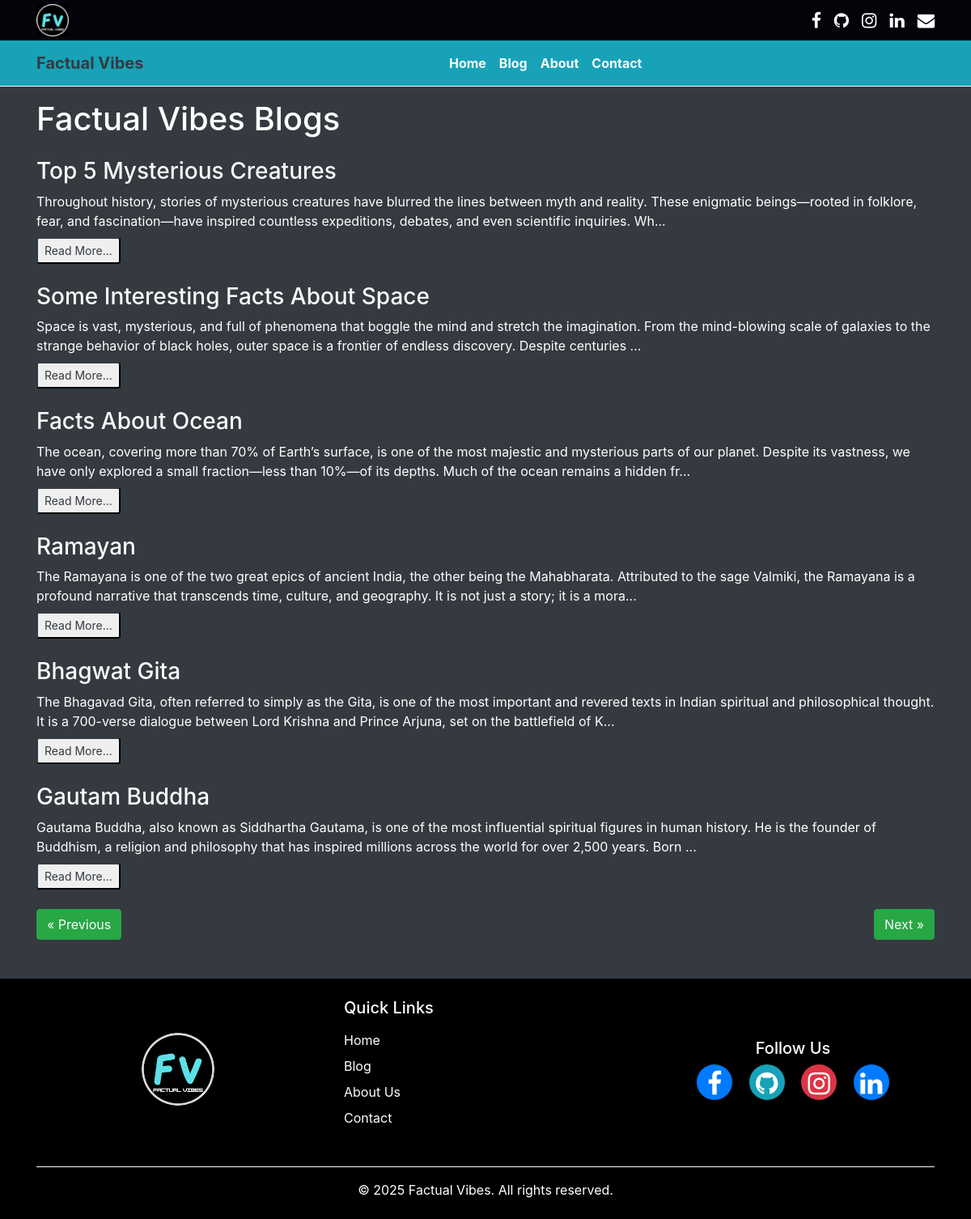
The page /blog/ on the database as committed earlier.
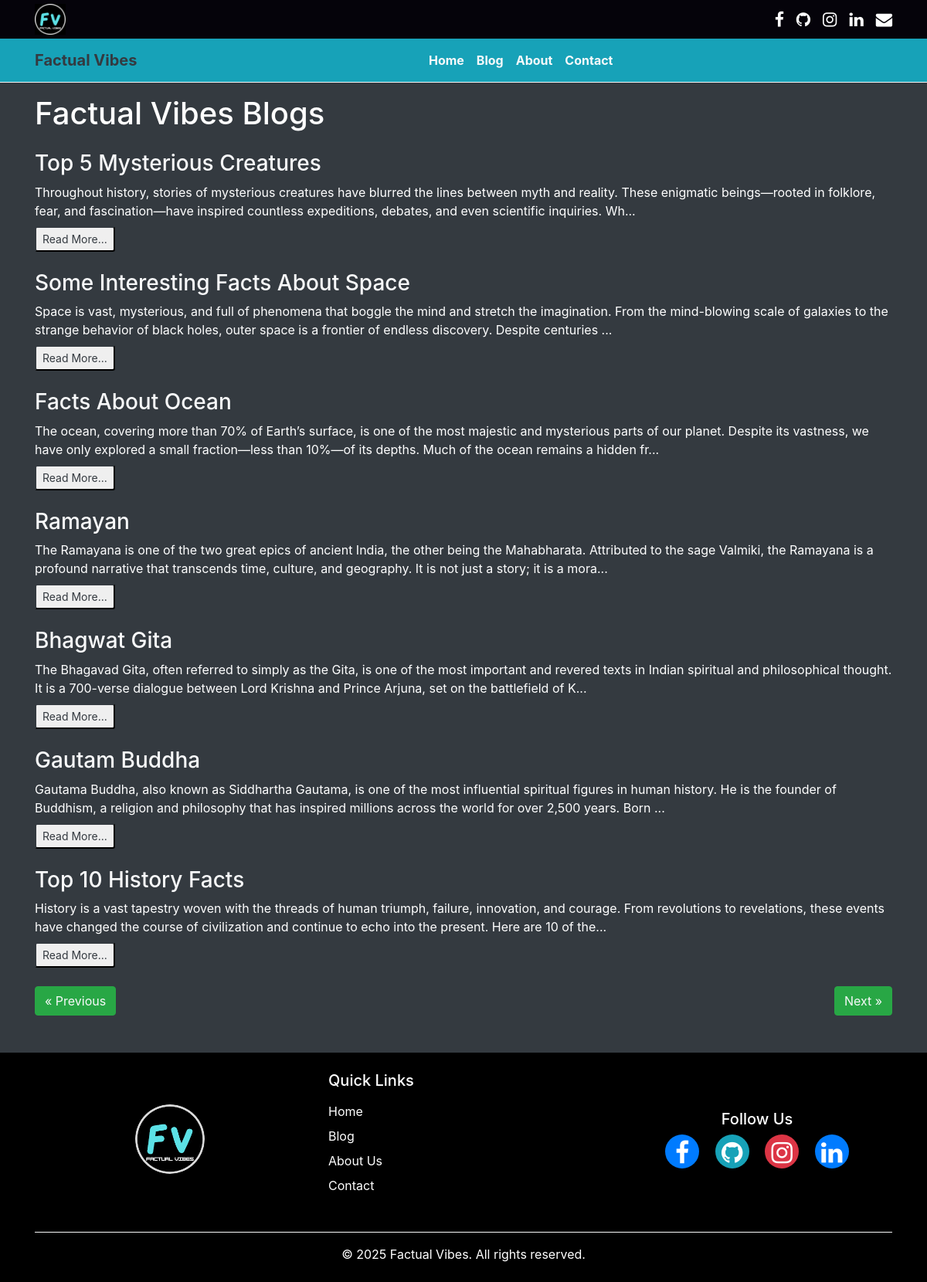
The same page on the database as committed later.
### blog/models.py (models this page shows, shortened)
class Blog(models.Model):
    sno = models.AutoField(primary_key=True)
    title = models.CharField(max_length=200)
    content = models.TextField()
    short_desc = models.CharField(max_length=300, default="")
    slug = models.CharField(max_length=100)
    time = models.DateTimeField(auto_now=True)
    CATEGORY_CHOICES = [
        ('fact', 'Fact'),
        ('scripture', 'Scripture'),
        ('sports', 'Sports'),
        ('other', 'Other'),
    ]
    category = models.CharField(max_length=20, choices=CATEGORY_CHOICES, default='other')
    image = models.ImageField(upload_to="blog_images/", null=True, blank=True)

### blog/views.py (the view)
# urls.py: 2. Add a URL to urlpatterns:  path('blog/', include('blog.urls'))
def blog(request):
    no_of_posts = 7
    page = request.GET.get('page')
    if page is None:
        page = 1
    else:
        page = int(page)
    blogs = Blog.objects.all()
    length = len(blogs)
    blogs = blogs[(page-1)*no_of_posts: page*no_of_posts]
    prev = page - 1 if page > 1 else None
    nxt = page + 1 if page < math.ceil(length / no_of_posts) else None
    context = {'blogs': blogs, 'prev': prev, 'nxt': nxt}
    return render(request, 'bloghome.html', context)

### templates/bloghome.html (shortened to what this page needs)
{% extends "base.html" %}
{% block blogactive %}active{% endblock blogactive %}
{% block body %}
<body class="bg-dark"></body>
<div class="container text-white mt-3">
<h1>Factual Vibes Blogs</h1>
{% for blog in blogs %}
<div class="my-4">
      <h3 class=" text-dark"><a href="/blogpost/{{blog.slug}}" class="text-light"> {{blog.title}}</a></h3>
      <div class="my-2">
          {{blog.short_desc|slice:245}}...
      </div>
      <a href="/blogpost/{{blog.slug}}" class="text-dark"><button class="btn-sm btn-outline-dark">Read More...</button></a>
</div>
  {% endfor %}
  <div class="my-3">
    {% if prev %}
    <button class="btn btn-success"><a class="text-light" href="/blog?page={{prev}}">&laquo; Previous</a></button>
    {% else %}
    <button class="btn btn-success"><a class="text-light" href="#">&laquo; Previous</a></button>
    {% endif %}
    {% if nxt %}
    <button class="btn btn-success float-right"><a class="text-light" href="/blog?page={{nxt}}">Next &raquo;</a></button>
    {% else %}
    <button class="btn btn-success float-right"><a class="text-light" href="#">Next &raquo;</a></button>
    {% endif %}
  </div>
</div>
{% endblock body %}

Rows that differ between the two databases and show on the page:
added Blog: title "Top 10 History Facts", short_desc "History is a vast tapestry woven with the threads of human triumph, failure, innovation, and courage. From revolutions to revelations, these events have changed the course of civilization and continue to echo into the present. Here are 10 of the"
